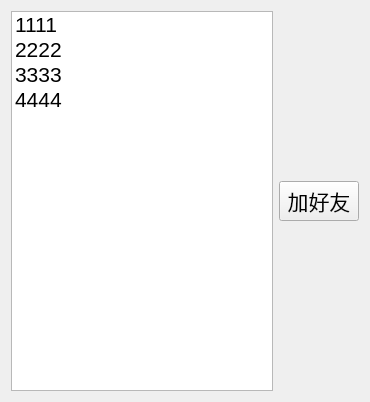
<?xml version="1.0" encoding="UTF-8"?>
<ui version="4.0">
 <class>Online</class>
 <widget class="QWidget" name="Online">
  <property name="geometry">
   <rect>
    <x>0</x>
    <y>0</y>
    <width>370</width>
    <height>402</height>
   </rect>
  </property>
  <property name="windowTitle">
   <string>Form</string>
  </property>
  <layout class="QVBoxLayout" name="verticalLayout_2">
   <item>
    <layout class="QHBoxLayout" name="horizontalLayout">
     <item>
      <widget class="QListWidget" name="onlineListW">
       <property name="font">
        <font>
         <family>Microsoft YaHei UI</family>
         <pointsize>16</pointsize>
        </font>
       </property>
       <item>
        <property name="text">
         <string>1111</string>
        </property>
       </item>
       <item>
        <property name="text">
         <string>2222</string>
        </property>
       </item>
       <item>
        <property name="text">
         <string>3333</string>
        </property>
       </item>
       <item>
        <property name="text">
         <string>4444</string>
        </property>
       </item>
      </widget>
     </item>
     <item>
      <layout class="QVBoxLayout" name="verticalLayout">
       <item>
        <spacer name="verticalSpacer">
         <property name="orientation">
          <enum>Qt::Vertical</enum>
         </property>
         <property name="sizeHint" stdset="0">
          <size>
           <width>20</width>
           <height>40</height>
          </size>
         </property>
        </spacer>
       </item>
       <item>
        <widget class="QPushButton" name="addFriendBtn">
         <property name="font">
          <font>
           <pointsize>16</pointsize>
          </font>
         </property>
         <property name="text">
          <string>加好友</string>
         </property>
        </widget>
       </item>
       <item>
        <spacer name="verticalSpacer_2">
         <property name="orientation">
          <enum>Qt::Vertical</enum>
         </property>
         <property name="sizeHint" stdset="0">
          <size>
           <width>20</width>
           <height>40</height>
          </size>
         </property>
        </spacer>
       </item>
      </layout>
     </item>
    </layout>
   </item>
  </layout>
 </widget>
 <resources/>
 <connections/>
</ui>
